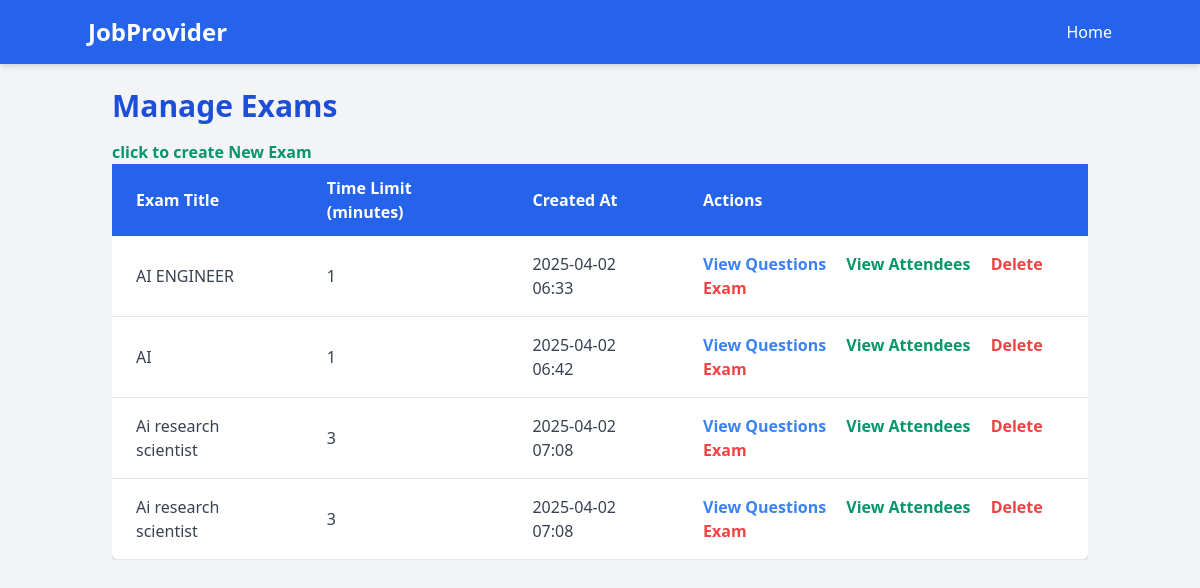
/list-exams/ (signed in), run on the app's committed database.
### job/models.py (models this page shows)
class Exam(models.Model):
    jobprovider = models.ForeignKey(JobproviderRegister, on_delete=models.CASCADE)
    job_requirements = models.ForeignKey(Jobrequirements, on_delete=models.CASCADE)
    title = models.CharField(max_length=100)
    time_limit = models.IntegerField(help_text="Time limit in minutes")
    created_at = models.DateTimeField(auto_now_add=True)

### job/views.py (the view)
# urls.py: path('list-exams/', list_exams, name='list_exams'),
def list_exams(request):
    if 'jobprovider_id' in request.session:
        jobprovider_id = request.session['jobprovider_id']
        exams = Exam.objects.filter(jobprovider_id=jobprovider_id)
        return render(request, 'list_exams.html', {'exams': exams})
    return redirect('jobproviderlogin')

### job/templates/list_exams.html (shortened to what this page needs)
<!DOCTYPE html>
<html lang="en">
<head>
    <link href="https://cdn.jsdelivr.net/npm/tailwindcss@2.2.19/dist/tailwind.min.css" rel="stylesheet">
</head>
<body class="bg-gray-100 text-gray-800">
    <nav class="bg-blue-600 text-white py-4 shadow-md">
        <div class="container mx-auto flex justify-between items-center">
            <a href="#" class="text-2xl font-bold">JobProvider</a>
            <ul class="flex space-x-4">
                <li><a href="/jobprovideindex/" class="hover:text-yellow-300">Home</a></li>
            </ul>
        </div>
    </nav>
    <div class="container mx-auto p-6">
        <h1 class="text-3xl font-bold text-blue-700 mb-4">Manage Exams</h1>
        <td class="py-2 px-12">
            <a href="/createexamandquestions/" class=" text-3md text-green-600 font-semibold hover:underline">
                click to create New Exam
            </a>
        </td>
        {% if exams %}
            <div class="overflow-x-auto">
                <table class="min-w-full bg-white rounded-lg shadow-md">
                    <thead class="bg-blue-600 text-white">
                        <tr>
                            <th class="py-3 px-6 text-left">Exam Title</th>
                            <th class="py-3 px-6 text-left">Time Limit (minutes)</th>
                            <th class="py-3 px-6 text-left">Created At</th>
                            <th class="py-3 px-6 text-left">Actions</th>
                        </tr>
                    </thead>
                    <tbody class="text-gray-700">
                        {% for exam in exams %}
                            <tr class="border-b hover:bg-gray-100 transition">
                                <td class="py-4 px-6">{{ exam.title }}</td>
                                <td class="py-4 px-6">{{ exam.time_limit }}</td>
                                <td class="py-4 px-6">{{ exam.created_at|date:"Y-m-d H:i" }}</td>
                                <td class="py-4 px-6">
                                    <a href="/viewexam/{{ exam.id }}/" class="text-blue-500 hover:text-blue-600 font-semibold">
                                        View Questions
                                    </a>
                                    <a href="{% url 'exam_attendees' exam.id %}" class="text-green-600 hover:text-green-700 font-semibold ml-4">
                                        View Attendees
                                    </a>
                                    {% if not exam.exam_status %}
                                        <a href="/delete-exam/{{ exam.id }}/" class="text-red-500 hover:text-red-600 font-semibold ml-4" onclick="return confirm('Are you sure you want to delete this Exam?');">
                                            Delete Exam
                                        </a>
                                    {% endif %}
                                </td>
                            </tr>
                        {% endfor %}
                    </tbody>
                </table>
            </div>
        {% else %}
            <div class="bg-yellow-100 text-yellow-800 p-4 rounded text-center mt-6">
                <p>No exams found. <a href="/createexamandquestions/" class="text-blue-600 font-semibold">Create a new exam.</a></p>
            </div>
        {% endif %}
    </div>
</body>
</html>

### data on the page
Exam: title "AI ENGINEER", time_limit "1", created_at "2025-04-02 06:33"
Exam: title "AI", time_limit "1", created_at "2025-04-02 06:42"
Exam: title "Ai research scientist", time_limit "3", created_at "2025-04-02 07:08"
Exam: title "Ai research scientist", time_limit "3", created_at "2025-04-02 07:08"
